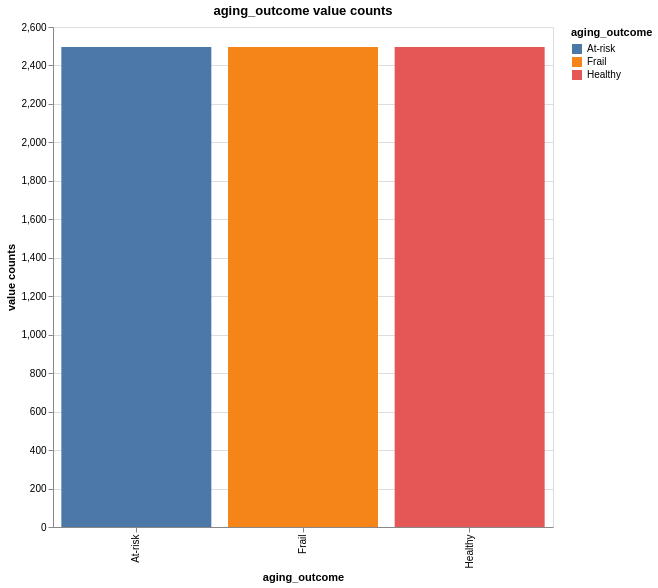

The cell this chart's notebook holds for it:
### Markdown cell above
# Dependent variable: `aging_outcome`
The target variable representing the aging category, with values "Healthy", "At-risk", or "Frail", determined by a scoring function based on the above attributes.

The target variable has ordinal scale with gradient from fine condition "Healthy" to severe "Frail". The distribution is euqal between all three outcomes

### Code cell
df.group_by('aging_outcome').len().rename({'len':'value counts'}).plot.bar(x='aging_outcome', y='value counts', color='aging_outcome').properties(width=500, height=500, title="aging_outcome value counts")

### Figure 1 — Vega-Lite specification as saved in the notebook (floating-point values rounded to 4 significant figures)
{"config": {"view": {"continuousWidth": 300, "continuousHeight": 300}}, "data": {"name": "data-b53affe0816ddacce142411614970689"}, "mark": {"type": "bar", "tooltip": true}, "encoding": {"color": {"field": "aging_outcome", "type": "nominal"}, "x": {"field": "aging_outcome", "type": "nominal"}, "y": {"field": "value counts", "type": "quantitative"}}, "height": 500, "params": [{"name": "param_1", "select": {"type": "interval", "encodings": ["x", "y"]}, "bind": "scales"}], "title": "aging_outcome value counts", "width": 500, "$schema": "https://vega.github.io/schema/vega-lite/v5.20.1.json", "datasets": {"data-b53affe0816ddacce142411614970689": [{"aging_outcome": "At-risk", "value counts": 2496}, {"aging_outcome": "Healthy", "value counts": 2496}, {"aging_outcome": "Frail", "value counts": 2496}]}}
